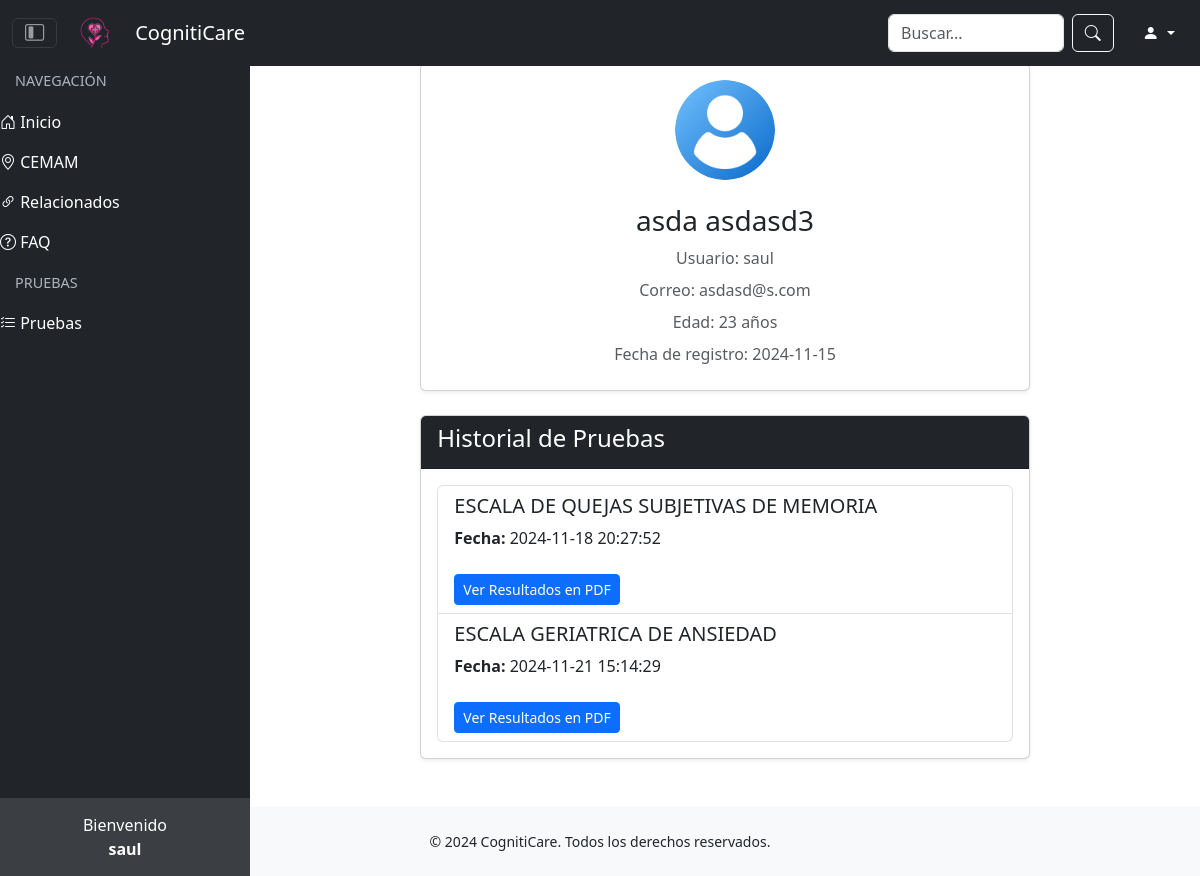
The app's page /perfil.php (signed in) with its own data.
### tables this page shows
CREATE TABLE `info_p` (
  `id_infop` int(11) NOT NULL,
  `id_us` int(11) NOT NULL,
  `nombre` varchar(30) NOT NULL,
  `apellidos` varchar(60) NOT NULL,
  `edad` int(11) NOT NULL
);

CREATE TABLE `usuarios` (
  `id_us` int(11) NOT NULL,
  `usuario` varchar(50) NOT NULL,
  `email` varchar(50) NOT NULL,
  `contra` varchar(255) NOT NULL,
  `fecha_registro` date NOT NULL
);

CREATE TABLE `pruebas_realizadas` (
  `id_registro` int(11) NOT NULL,
  `id_usuario` int(11) NOT NULL,
  `id_prueba` int(11) NOT NULL,
  `realizada` bit(1) NOT NULL DEFAULT b'0',
  `fecha_completada` datetime NOT NULL DEFAULT current_timestamp(),
  `id_respuestas` int(11) NOT NULL
);

CREATE TABLE `pruebas` (
  `id_p` int(11) NOT NULL,
  `nombre_p` varchar(40) NOT NULL,
  `descripcion` text NOT NULL,
  `no_p` int(11) NOT NULL
);

### componentes/procesa_perfil.php (called while the page is built, shortened)
<?php
$user_id = $_SESSION['user_id'];
if($stmt = $conn->prepare("SELECT usuario, email, fecha_registro FROM usuarios WHERE id_us = ?"))
{
$stmt->bind_param("i", $user_id);
$stmt->execute();
$stmt->bind_result($nombreUsuario, $email, $fecha_registro);
}else{
    echo "No disponible";
}
if($stmt = $conn->prepare("SELECT nombre, apellidos, edad FROM info_p WHERE id_us = ?"))
{
$stmt->bind_param("i", $user_id);
$stmt->execute();
$stmt->bind_result($nombre, $apellidos, $edad);
}else{
    echo "No disponible";
}
if($stmt = $conn->prepare("SELECT pr.id_prueba, p.descripcion, pr.fecha_completada
                            FROM pruebas_realizadas pr
                            INNER JOIN pruebas p ON pr.id_prueba = p.id_p
                            WHERE pr.id_usuario = ?"
                            ))
{
$stmt->bind_param("i", $user_id);
$stmt->execute();
$stmt->bind_result($idprueba,$descripcionPrueba, $fecha);
$pruebas = [];
while($stmt->fetch()){
    $pruebas[] = [
    'idPrueba' => $idprueba,
    'descripcion' => $descripcionPrueba,
    'fecha' => $fecha
    ];
}
}else{
    echo "No disponible";
}
?>

### perfil.php (the view, shortened to what this page needs)
<?php
include("./componentes/encabezado.php");
require_once './API/conn/conexion.php';
include("./componentes/procesa_perfil.php");
?>
<!DOCTYPE html>
<html lang="es">
<head>
    <link rel="stylesheet" href="https://cdn.jsdelivr.net/npm/bootstrap@5.3.3/dist/css/bootstrap.min.css">
    <link rel="stylesheet" href="https://cdn.jsdelivr.net/npm/bootstrap-icons/font/bootstrap-icons.css">
    <link rel="stylesheet" href="Estilos/styles.css">
</head>
<body>
    <div class="container py-5" id="content-perfil">
        <div class="row justify-content-center">
            <div class="col-md-8">
                <div class="card shadow-sm custom-card">
                    <div class="card-body text-center">
                        <div class="mb-4">
                            <img src="./imgs/user.png" alt="Foto de perfil" class="img-fluid rounded-circle" style="max-height: 100px;">
                        </div>
                        <h3 class="card-title"><?php echo htmlspecialchars($nombre . ' ' . $apellidos); ?></h3>
                        <p class="text-muted mb-2">Usuario: <?php echo htmlspecialchars($nombreUsuario); ?></p>
                        <p class="text-muted mb-2">Correo: <?php echo htmlspecialchars($email); ?></p>
                        <p class="text-muted mb-2">Edad: <?php echo htmlspecialchars($edad); ?> años</p>
                        <p class="text-muted mb-2">Fecha de registro: <?php echo htmlspecialchars($fecha_registro); ?></p>
                    </div>
                </div>
                <div class="card mt-4 shadow-sm custom-card">
                    <div class="card-header bg-dark text-white">
                        <h4>Historial de Pruebas</h4>
                    </div>
                    <div class="card-body">
                        <?php if (!empty($pruebas)): ?>
                            <ul class="list-group">
                                <?php foreach ($pruebas as $prueba): ?>
                                    <li class="list-group-item">
                                        <h5><?php echo htmlspecialchars(strtoupper($prueba['descripcion'])); ?></h5>
                                        <p><strong>Fecha:</strong> <?php echo htmlspecialchars($prueba['fecha']); ?></p>
                                        <a href="pdf.php?id=<?php echo $prueba['idPrueba']; ?>" class="btn btn-primary btn-sm mt-2">Ver Resultados en PDF</a>
                                    </li>
                                <?php endforeach; ?>
                            </ul>
                        <?php else: ?>
                            <p class="text-muted">No se han encontrado pruebas realizadas.</p>
                        <?php endif; ?>
                    </div>
                </div>
            </div>
        </div>
    </div>
    <?php
    include("./componentes/pie.php");
    ?>
</body>
</html>

### componentes/encabezado.php (shortened to what this page needs)
<nav class="navbar navbar-dark bg-dark fixed-top">
    <div class="container-fluid d-flex justify-content-between align-items-center">
        <div class="d-flex align-items-center">
            <button class="navbar-toggler btn-sm me-2" type="button" id="sidebarToggle">
                <i class="bi bi-layout-sidebar-inset" style="font-size: 1.2rem;"></i>
            </button>
            <a class="navbar-brand d-flex align-items-center" href="#">
                <img src="./imgs/logo-removebgNOLETTERS.png" alt="Icono CognitiCare">
                CognitiCare
            </a>
        </div>
        <div class="d-flex align-items-center ms-auto position-relative" style="width: 300px;">
            <form class="d-flex me-2" onsubmit="return searchRedirect(event)" style="width: 100%;">
                <input class="form-control form-control-dark search-bar" id="searchBar" type="search" placeholder="Buscar..." aria-label="Buscar" oninput="showSuggestions()" style="width: 100%;">
                <button class="btn btn-outline-light ms-2" type="submit"><i class="bi bi-search"></i></button>
            </form>
            <div class="dropdown ms-2">
                <button class="btn btn-dark dropdown-toggle" type="button" id="userMenu" data-bs-toggle="dropdown" aria-expanded="false">
                    <i class="bi bi-person-fill"></i>
                </button>
            </div>
        </div>
    </div>
</nav>
    <div id="sidebar">
        <div>
            <div class="nav-heading">Navegación</div>
            <ul class="navbar-nav">
                <li class="nav-item">
                    <a class="nav-link" href="index.php"><i class="bi bi-house-door"></i> Inicio</a>
                </li>
                <li class="nav-item">
                    <a class="nav-link" href="mapa.php"><i class="bi bi-geo-alt"></i> CEMAM</a>
                </li>
                <li class="nav-item">
                    <a class="nav-link" href="relacionados.php"><i class="bi bi-link-45deg"></i> Relacionados</a>
                </li>
                <li class="nav-item">
                    <a class="nav-link" href="faq.php"><i class="bi bi-question-circle"></i> FAQ</a>
                </li>
            </ul>
            <?php if (isset($_SESSION['username'])): ?>
                <div class="nav-heading">Pruebas</div>
                <ul class="navbar-nav">
                    <li class="nav-item">
                        <a class="nav-link" href="pruebas.php"><i class="bi bi-list-check"></i> Pruebas</a>
                    </li>
                </ul>
            <?php endif; ?>
        </div>
        <div class="sidebar-footer">
            <div>Bienvenido</div>
            <?php if (isset($_SESSION['username'])): ?>
                <div class="text-white fw-bold"><?php echo $_SESSION['username']; ?></div>
            <?php endif; ?>
        </div>
    </div>

### componentes/pie.php
<footer class="py-4 bg-light mt-auto footer">
        <div class="container-fluid">
            <div class="text-center">
                <small>© 2024 CognitiCare. Todos los derechos reservados.</small>
            </div>
        </div>
    </footer>

### Estilos/styles.css (style rules this page uses)
body, html { height: 100%; display: flex; flex-direction: column; margin: 0; padding: 0; }
#sidebar { position: fixed; top: 0; left: 0; width: 250px; height: 100%; background-color: #212529; color: white; padding-top: 60px; z-index: 1000; display: flex; flex-direction: column; justify-content: space-between; overflow-y: auto; transform: translateX(0); transition: transform 0.3s ease-in-out; }
#sidebar .nav-link { color: white; }
#sidebar .nav-heading { padding: 10px 15px; font-size: 0.9rem; text-transform: uppercase; color: #adb5bd; }
#sidebar .sidebar-footer { background-color: #3b3f44; text-align: center; padding: 15px; }
#content-perfil { margin-left: 250px; margin-top: 15px; padding-top: 45px; width: calc(100% - 250px); display: flex; flex-direction: column; transition: margin-left 0.3s ease-in-out; }
.navbar { z-index: 1050; }
.navbar-brand img { height: 40px; max-width: 100%; margin-right: 10px; }
.navbar form.d-flex { margin: 0 8px 0 0 !important; }
footer { flex-shrink: 0; text-align: center; padding: 1rem 0; background-color: #f8f9fa; }

### records on screen
info_p: nombre+apellidos "asda asdasd3", edad "23"
usuarios: usuario "saul", email "asdasd@s.com", fecha_registro "2024-11-15"
pruebas_realizadas: id_prueba.descripcion "ESCALA DE QUEJAS SUBJETIVAS DE MEMORIA", fecha_completada "2024-11-18 20:27:52"
pruebas_realizadas: id_prueba.descripcion "ESCALA GERIATRICA DE ANSIEDAD", fecha_completada "2024-11-21 15:14:29"

### other values on screen
$_SESSION['username'] "saul"
